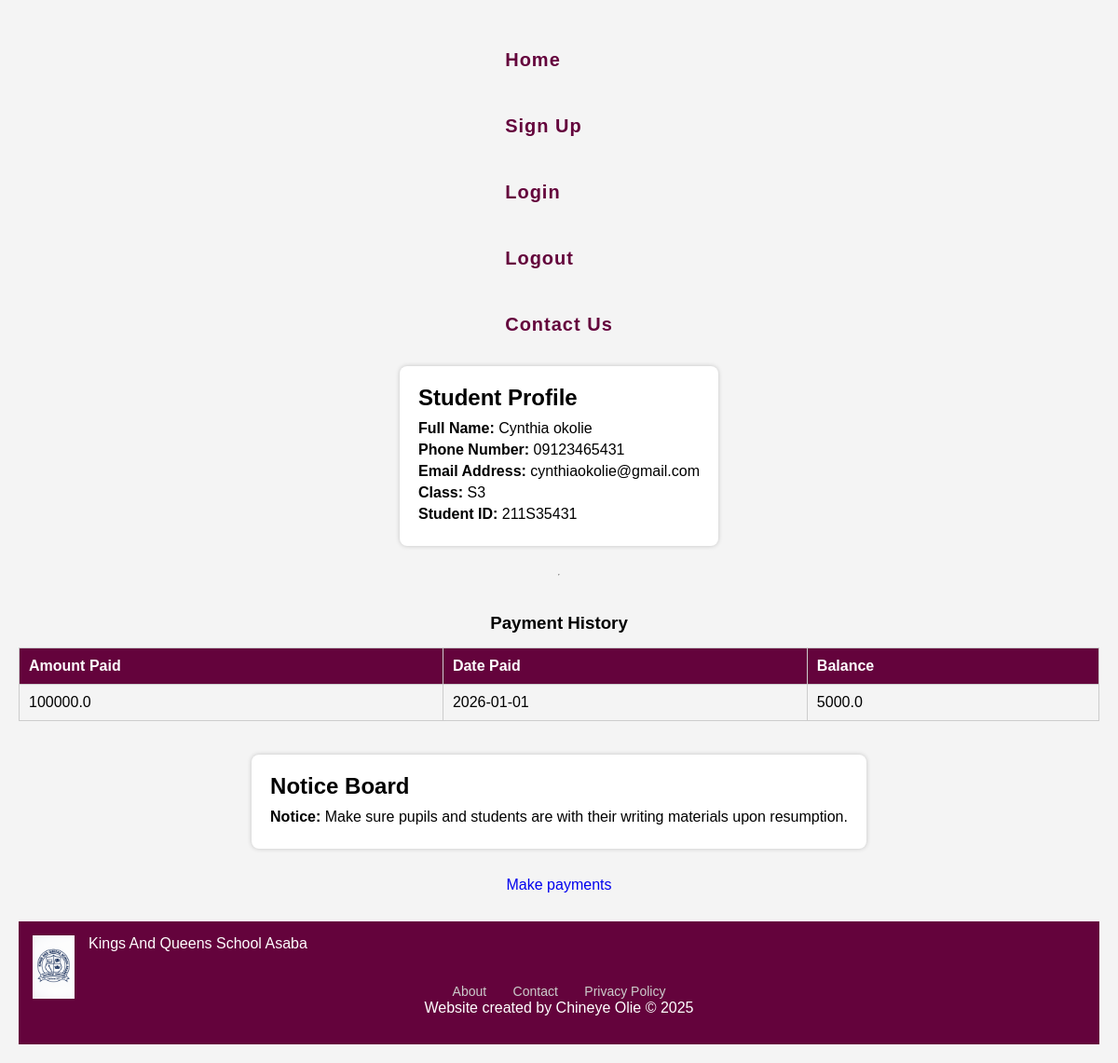
The page /adminstudent_profile/211S35431 on the database its author committed.
### website/models.py (models this page shows)
class User(db.Model, UserMixin):
    id = db.Column(db.Integer, primary_key=True)
    student_id = db.Column(db.String(20), nullable=False)
    name = db.Column(db.String(100))
    email = db.Column(db.String(150), unique=True)
    phone = db.Column(db.String(20), nullable=False)
    password = db.Column(db.String(150), nullable=False)
    class_level = db.Column(db.String(10), nullable=False)

class Payment(db.Model):
    id = db.Column(db.Integer, primary_key=True)
    student_id = db.Column(db.Integer, db.ForeignKey('user.id'))
    amount_paid = db.Column(db.Float)
    balance = db.Column(db.Float)
    date_paid = db.Column(db.Date)

class NoticeBoard(db.Model, UserMixin):
    id = db.Column(db.Integer, primary_key=True)
    content= db.Column(db.Text)

### website/input.py (the view)
@input.route('/adminstudent_profile/<student_id>')
def student_profile(student_id):
    user = User.query.filter_by(student_id=student_id).first_or_404()
    payments = Payment.query.filter_by(student_id=student_id).all()
    notice = (NoticeBoard.query.order_by(NoticeBoard.id.desc()).first())
    return render_template("/admin/adminstudent_profile.html", user=user, payments=payments, notice=notice)

### website/templates/admin/adminstudent_profile.html (shortened to what this page needs)
<!DOCTYPE html>
<html lang="en">
<head>
    <link href="static/style.css" rel="stylesheet" >
</head>
<body>
    <nav>
        <ul>
            <li><a id="home" href="/">Home</a></li>
      <li><a id="signUp" href="/signup">Sign Up</a></li>
      <li><a id="login" href="/login">Login</a></li>
      <li><a id="logout" href="/logout">Logout</a></li>
      <li><a id="contact" href="/contact">Contact Us</a></li>
        </ul>
    </nav>
    <div class="profile-box">
        <div class="profile-title">Student Profile</div>
        <p class="profile-field"><strong>Full Name:</strong> {{ user.name }}</p>
        <p class="profile-field"><strong>Phone Number:</strong> {{ user.phone }}</p>
        <p class="profile-field"><strong>Email Address:</strong> {{ user.email }}</p>
        <p class="profile-field"><strong>Class:</strong> {{ user.class_level }}</p>
        <p class="profile-field"><strong>Student ID:</strong> {{ user.student_id }}</p>
    </div>
    <hr>
    <h3>Payment History</h3>
    {% if payments %}
        <table>
            <tr>
                <th>Amount Paid</th>
                <th>Date Paid</th>
                <th>Balance</th>
            </tr>
            {% for payment in payments %}
            <tr>
                <td>{{ payment.amount_paid }}</td>
                <td>{{ payment.date_paid }}</td>
                <td>{{ payment.balance }}</td>
            </tr>
            {% endfor %}
        </table>
    {% else %}
        <p>No payments have been recorded for this student.</p>
    {% endif %}
    <br><br>
    <div class="profile-box">
      <div class="profile-title">Notice Board</div>
      <p class="profile-field"><strong>Notice:</strong> {{ notice.content }}</p>
      </div>
  <p><a href="/payment">Make payments</p></a>
    <footer class="footer">
        <div class="footer-content">
          <img src= "{{ url_for('static', filename='file_0000000051a8620a8e2cce67cac70511.png') }}" alt="school logo" class="footer-logo">
      </div>
      <p class="footer-writing">Kings And Queens School Asaba</p>
      <br><br>
      <div class="footer-links">
        <a href="/about">About</a>
        <a href="/contact">Contact</a>
        <a href="/privacypolicy">Privacy Policy</a>
      </div>
        <p> Website created by Chineye Olie &copy; 2025</p>
      </footer>
</body>
</html>

### website/static/style.css (style rules this page uses)
body { background-color: #f0f0f0; font-family:sans-serif; display: flex; flex-direction: column; align-items: center; margin: 0; }
nav ul { list-style-type: none; padding: 0; }
nav ul li { display: inline; margin: 0 15px; }
nav ul li a { color: white; text-decoration: none; font-weight: bold; }
footer { margin-top: 30px; text-align: center; color: #555; }
.footer { background-color: rgb(100, 3, 60);; color: #fff; width: 100%; padding: 30px 0; text-align: center; position: relative; left: 0; bottom: 0; }
.footer-content { display: flex; flex-direction: column; align-items: center; gap: 15px; }
.footer-logo { width: 35px; height: auto; position: absolute; top: 15px; left: 15px; z-index: 2; }
.footer-writing { position: absolute; top: 15px; left: 75px; z-index: 2; }
.footer-links a { color: #ccc; margin: 0 12px; text-decoration: none; font-size: 14px; }
a { text-decoration: none; }
.profile-box { background: white; padding: 20px; margin-bottom: 30px; border-radius: 8px; box-shadow: 0 0 5px rgba(0,0,0,0.2); }
.profile-title { font-size: 24px; margin-bottom: 10px; font-weight: bold; }
.profile-field { margin: 5px 0; font-size: 16px; }
table { width: 100%; border-collapse: collapse; margin-top: 15px; }
table th, table td { border: 1px solid #ccc; padding: 10px; text-align: left; }
table th { background: #a30280; color: white; }
h3 { margin-top: 40px; }
body { font-family: Arial, sans-serif; padding: 20px; background: #f4f4f4; }
table th { background: rgb(100, 3, 60); color: white; }
* { margin: 0; padding: 0; box-sizing: border-box; font-family: sans-serif; }
ul { width: 100%; list-style: none; }
ul li { display: block; width: 100%; }
ul li a { color: white; padding:15px 10px; text-decoration: none; display: block; font-size: 20px; letter-spacing: 1px; position: relative; transition: 0.3s; overflow: hidden; }

### website/templates/admin/adminstudent_profile.html (style rules this page uses)
body { font-family: Arial, sans-serif; padding: 20px; background: #f4f4f4; }
.profile-box { background: white; padding: 20px; margin-bottom: 30px; border-radius: 8px; box-shadow: 0 0 5px rgba(0,0,0,0.2); }
.profile-title { font-size: 24px; margin-bottom: 10px; font-weight: bold; }
.profile-field { margin: 5px 0; font-size: 16px; }
table { width: 100%; border-collapse: collapse; margin-top: 15px; }
table th, table td { border: 1px solid #ccc; padding: 10px; text-align: left; }
table th { background: rgb(100, 3, 60); color: white; }
h3 { margin-top: 40px; }
nav ul { list-style-type: none; padding: 0; }
nav ul li { display: inline; margin: 0 15px; }
nav ul li a { color: rgb(100, 3, 60); text-decoration: none; font-weight: bold; }
.footer { background-color: rgb(100, 3, 60);; color: #fff; width: 100%; padding: 30px 0; text-align: center; position: relative; left: 0; bottom: 0; }
.footer-content { display: flex; flex-direction: column; align-items: center; gap: 15px; }
.footer-logo { width: 45px; height: auto; position: absolute; top: 15px; left: 15px; z-index: 2; }
.footer-writing { position: absolute; top: 15px; left: 75px; z-index: 2; }
.footer-links a { color: #ccc; margin: 0 12px; text-decoration: none; font-size: 14px; }

### rows shown on the page
User: name "Cynthia okolie", phone "09123465431", email "cynthiaokolie@gmail.com", class_level "S3", student_id "211S35431"
Payment: amount_paid "100000.0", date_paid "2026-01-01", balance "5000.0"
NoticeBoard: content "Make sure pupils and students are with their writing materials upon resumption."
